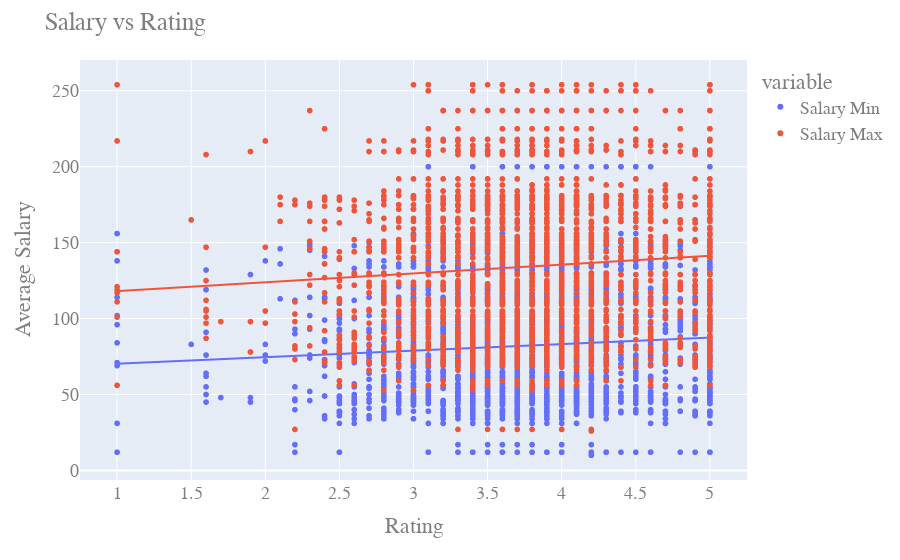

Source (notebook cell):
### Code cell
#看看rating和salary有没有关系
plt.figure(figsize=(10,10))
fig=px.scatter(df4, x = 'Rating', y = ['Salary Min','Salary Max'],trendline = "ols")
fig
fig.update_layout(title="Salary vs Rating",yaxis_title="Average Salary",font=dict(family="Courier New, monospace",size=18,color="#7f7f7f"))

### Figure 1 — Plotly figure (JSON) as saved in the notebook; plotly's stock layout.template omitted (floating-point values rounded to 4 significant figures; data arrays with more than 128 entries replaced by an {"elided": "..."} marker saying what was removed)
{"data": [{"hovertemplate": "variable=Salary Min<br>Rating=%{x}<br>value=%{y}<extra></extra>", "legendgroup": "Salary Min", "marker": {"color": "#636efa", "symbol": "circle"}, "mode": "markers", "name": "Salary Min", "showlegend": true, "type": "scattergl", "x": {"elided": "3500 float values"}, "xaxis": "x", "y": {"elided": "3500 int values"}, "yaxis": "y"}, {"hovertemplate": "<b>OLS trendline</b><br>value = 4.30445 * Rating + 65.9742<br>R<sup>2</sup>=0.005908<br><br>variable=Salary Min<br>Rating=%{x}<br>value=%{y} <b>(trend)</b><extra></extra>", "legendgroup": "Salary Min", "marker": {"color": "#636efa", "symbol": "circle"}, "mode": "lines", "name": "Salary Min", "showlegend": false, "type": "scattergl", "x": {"elided": "3500 float values"}, "xaxis": "x", "y": {"elided": "3500 float values"}, "yaxis": "y"}, {"hovertemplate": "variable=Salary Max<br>Rating=%{x}<br>value=%{y}<extra></extra>", "legendgroup": "Salary Max", "marker": {"color": "#EF553B", "symbol": "circle"}, "mode": "markers", "name": "Salary Max", "showlegend": true, "type": "scattergl", "x": {"elided": "3500 float values"}, "xaxis": "x", "y": {"elided": "3500 int values"}, "yaxis": "y"}, {"hovertemplate": "<b>OLS trendline</b><br>value = 5.82095 * Rating + 112.269<br>R<sup>2</sup>=0.006275<br><br>variable=Salary Max<br>Rating=%{x}<br>value=%{y} <b>(trend)</b><extra></extra>", "legendgroup": "Salary Max", "marker": {"color": "#EF553B", "symbol": "circle"}, "mode": "lines", "name": "Salary Max", "showlegend": false, "type": "scattergl", "x": {"elided": "3500 float values"}, "xaxis": "x", "y": {"elided": "3500 float values"}, "yaxis": "y"}], "layout": {"font": {"color": "#7f7f7f", "family": "Courier New, monospace", "size": 18}, "legend": {"title": {"text": "variable"}, "tracegroupgap": 0}, "margin": {"t": 60}, "title": {"text": "Salary vs Rating"}, "xaxis": {"anchor": "y", "domain": [0, 1], "title": {"text": "Rating"}}, "yaxis": {"anchor": "x", "domain": [0, 1], "title": {"text": "Average Salary"}}}}
